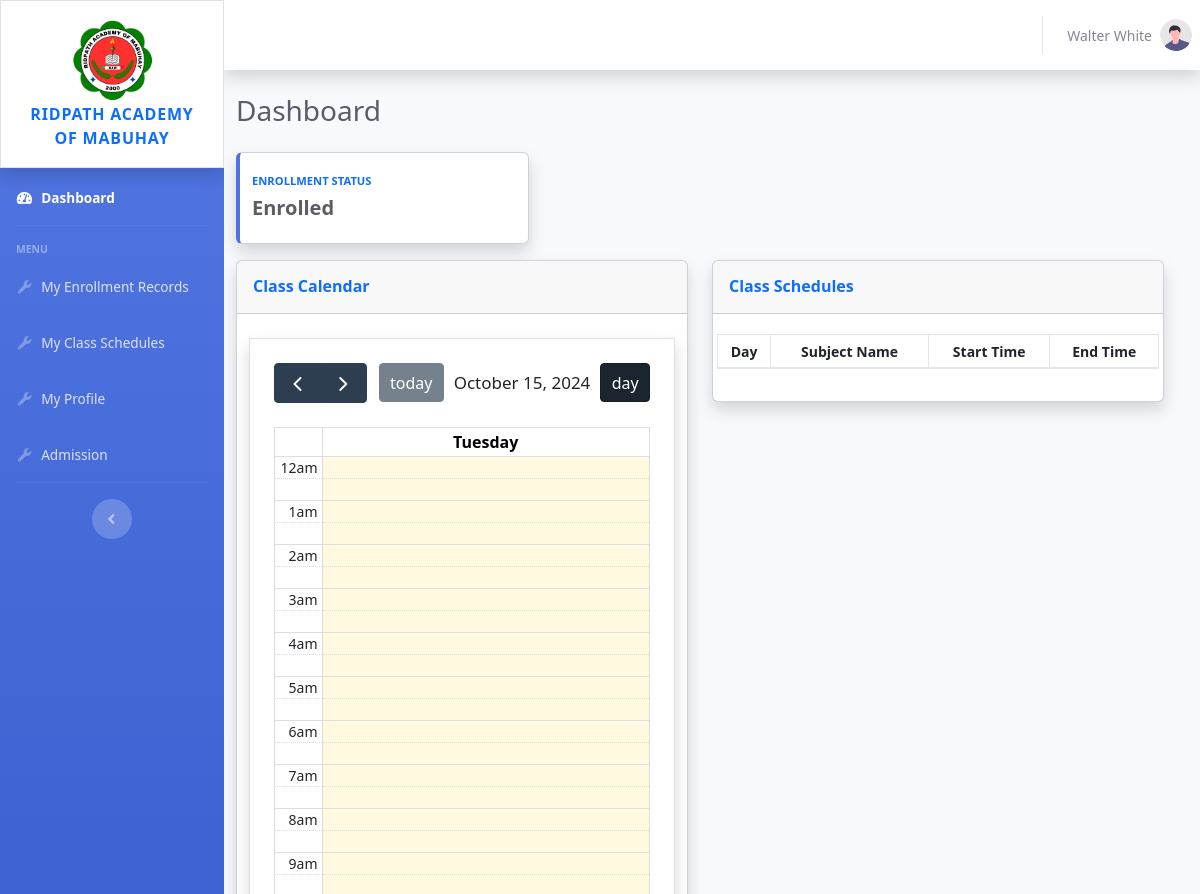
The app's page /student/class-schedules.php (signed in, upper part), older data.
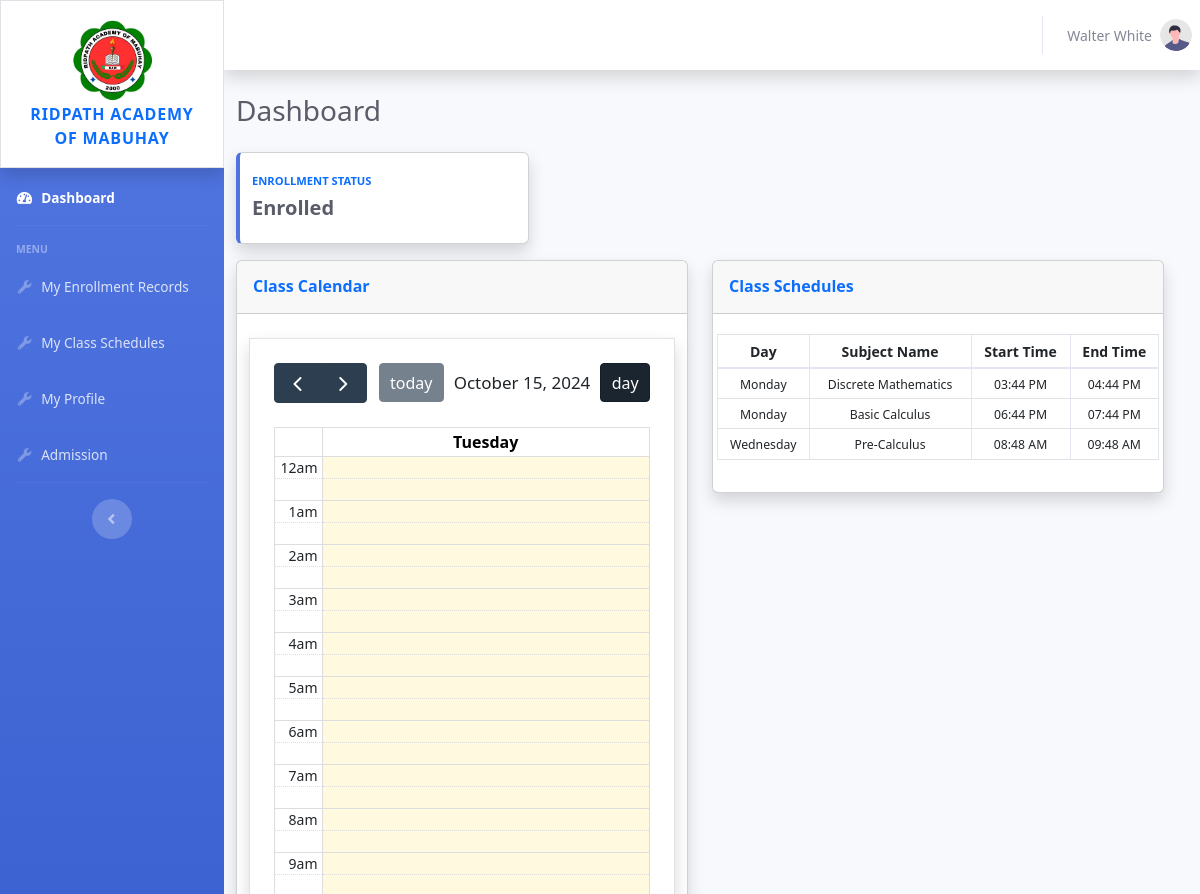
The same page, newer data.
### tables this page shows
CREATE TABLE `classschedule` (
  `classID` int(254) NOT NULL,
  `sectionID` int(254) NOT NULL,
  `strandSubjectID` int(254) NOT NULL,
  `schoolYearID` int(254) NOT NULL,
  `dayID` int(254) NOT NULL,
  `formattedstartdate` varchar(50) NOT NULL,
  `formattedenddate` varchar(50) NOT NULL,
  `starttime` varchar(254) NOT NULL,
  `endtime` varchar(254) NOT NULL
);

CREATE TABLE `days` (
  `dayID` int(254) NOT NULL,
  `dayname` varchar(254) NOT NULL
);

CREATE TABLE `subjects` (
  `subjectID` int(254) NOT NULL,
  `pr_subjectID` int(254) NOT NULL,
  `subjectname` varchar(254) NOT NULL,
  `isactive` varchar(10) NOT NULL
);

### student/class-schedules.php (the view, shortened to what the changed rows need)
<?php
require '../shared/header_student.php';
$hide = '';
?>
<div class="container-fluid">
    <div class="d-sm-flex align-items-center justify-content-between mb-4">
        <h1 class="h3 mb-0 text-gray-800">Dashboard</h1>
    </div>
    <div class="row">
        <div class="row" >
            <div class="col-lg-6">
                <div class="card shadow mb-4">
                    <div class="row">
                        <div class="card-body">
                            <div class="row mt-1" <?php echo $hide; ?>>
                                <div class="col">
                                    <table class="table table-hover table-bordered table-sm w-100" id="table">
                                        <thead>
                                            <tr>
                                                <th scope="col" class="text-center"><small class="fw-bold">Day</small></th>
                                                <th scope="col" class="text-center"><small class="fw-bold">Subject Name</small></th>
                                                <th scope="col" class="text-center"><small class="fw-bold">Start Time</small></th>
                                                <th scope="col" class="text-center"><small class="fw-bold">End Time</small></th>
                                            </tr>
                                        </thead>
                                        <tbody >
                                            <?php
                                            $studentID = $_SESSION['user_id'];
                                            $CurrentUserData = mysqli_fetch_assoc(mysqli_query($conn, "SELECT * FROM sectionstudentlist WHERE studentID = '$studentID'"));
                                            $sectionID = $CurrentUserData['sectionID'];
                                            $fetchSchedulesQuery = "SELECT * FROM classschedule cs
                                            LEFT JOIN strandsubjects ssb ON cs.strandSubjectID = ssb.strandSubjectID
                                            LEFT JOIN subjects sj ON ssb.subjectID = sj.subjectID
                                            LEFT JOIN days d ON d.dayID = cs.dayID
                                            WHERE cs.sectionID = '$sectionID' ORDER BY d.dayID ASC, cs.starttime ASC";
                                            $fetchedSchedulesData = mysqli_query($conn, $fetchSchedulesQuery);
                                            while($DataArray = mysqli_fetch_assoc($fetchedSchedulesData)){
                                                $subjectname = $DataArray['subjectname'];
                                                $dayname = $DataArray['dayname'];
                                                $starttime = $DataArray['starttime'];
                                                $endtime = $DataArray['endtime'];
                                                $starttimetext = date('h:i A',strtotime($starttime));
                                                $endtimetext = date('h:i A',strtotime($endtime));
                                                ?>
                                                <tr>
                                                <td scope="col" class="text-center"><small><?php echo $dayname; ?></small></td>
                                                <td scope="col" class="text-center"><small><?php echo $subjectname; ?></small></td>
                                                <td scope="col" class="text-center"><small><?php echo $starttimetext; ?></small></td>
                                                <td scope="col" class="text-center"><small><?php echo $endtimetext; ?></small></td>
                                                </tr>
                                                <?php
                                            }
                                            ?>
                                        </tbody>
                                    </table>
                                </div>
                            </div>
                        </div>
                    </div>
                </div>
            </div>
        </div>
        </div>
    </div>
    <?php
    require '../shared/footer.php';
    ?>

Row changes from the older to the newer data that the page shows:
added classschedule: dayID.dayname "Monday", subjects.subjectname "Discrete Mathematics", starttime "03:44 PM", endtime "04:44 PM"
added classschedule: dayID.dayname "Monday", subjects.subjectname "Basic Calculus", starttime "06:44 PM", endtime "07:44 PM"
added classschedule: dayID.dayname "Wednesday", subjects.subjectname "Pre-Calculus", starttime "08:48 AM", endtime "09:48 AM"
